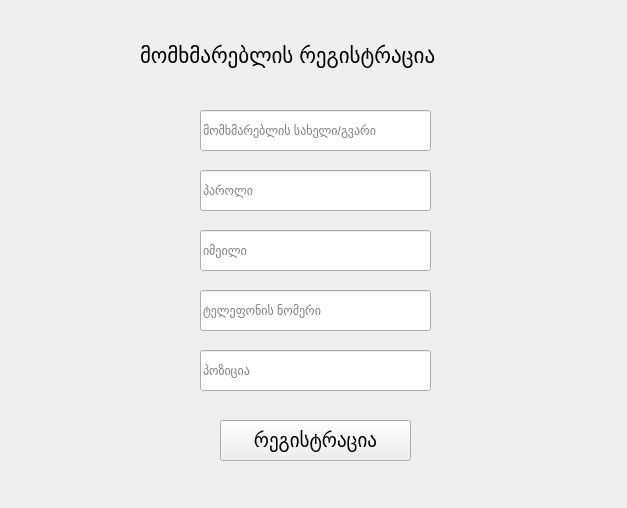
<?xml version="1.0" encoding="UTF-8"?>
<ui version="4.0">
 <class>user_register</class>
 <widget class="QWidget" name="user_register">
  <property name="geometry">
   <rect>
    <x>0</x>
    <y>0</y>
    <width>627</width>
    <height>508</height>
   </rect>
  </property>
  <property name="windowTitle">
   <string>Form</string>
  </property>
  <widget class="QLabel" name="label">
   <property name="geometry">
    <rect>
     <x>140</x>
     <y>20</y>
     <width>371</width>
     <height>71</height>
    </rect>
   </property>
   <property name="font">
    <font>
     <pointsize>16</pointsize>
    </font>
   </property>
   <property name="text">
    <string>მომხმარებლის რეგისტრაცია</string>
   </property>
  </widget>
  <widget class="QLineEdit" name="username">
   <property name="geometry">
    <rect>
     <x>200</x>
     <y>110</y>
     <width>231</width>
     <height>41</height>
    </rect>
   </property>
   <property name="placeholderText">
    <string>მომხმარებლის სახელი/გვარი</string>
   </property>
  </widget>
  <widget class="QLineEdit" name="password">
   <property name="geometry">
    <rect>
     <x>200</x>
     <y>170</y>
     <width>231</width>
     <height>41</height>
    </rect>
   </property>
   <property name="placeholderText">
    <string>პაროლი</string>
   </property>
  </widget>
  <widget class="QLineEdit" name="email">
   <property name="geometry">
    <rect>
     <x>200</x>
     <y>230</y>
     <width>231</width>
     <height>41</height>
    </rect>
   </property>
   <property name="placeholderText">
    <string>იმეილი</string>
   </property>
  </widget>
  <widget class="QLineEdit" name="phone">
   <property name="geometry">
    <rect>
     <x>200</x>
     <y>290</y>
     <width>231</width>
     <height>41</height>
    </rect>
   </property>
   <property name="placeholderText">
    <string>ტელეფონის ნომერი</string>
   </property>
  </widget>
  <widget class="QLineEdit" name="position">
   <property name="geometry">
    <rect>
     <x>200</x>
     <y>350</y>
     <width>231</width>
     <height>41</height>
    </rect>
   </property>
   <property name="placeholderText">
    <string>პოზიცია</string>
   </property>
  </widget>
  <widget class="QPushButton" name="registration_button">
   <property name="geometry">
    <rect>
     <x>220</x>
     <y>420</y>
     <width>191</width>
     <height>41</height>
    </rect>
   </property>
   <property name="font">
    <font>
     <pointsize>14</pointsize>
    </font>
   </property>
   <property name="text">
    <string>რეგისტრაცია</string>
   </property>
  </widget>
 </widget>
 <resources/>
 <connections/>
</ui>
